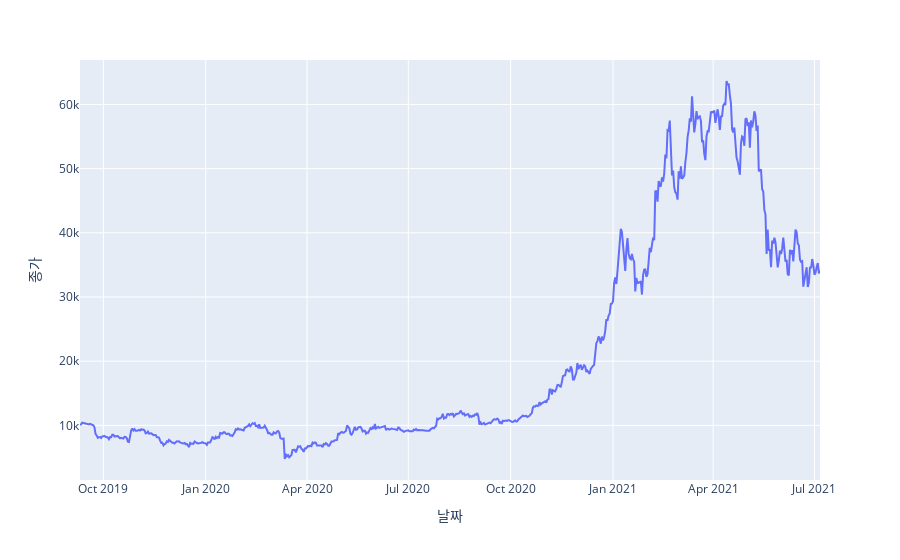

Notebook cell for this chart:
### Code cell
px.line(df, x=df.index, y="종가")

### Figure 1 — Plotly figure (JSON) as saved in the notebook; plotly's stock layout.template omitted (floating-point values rounded to 4 significant figures; data arrays with more than 128 entries replaced by an {"elided": "..."} marker saying what was removed)
{"data": [{"hovertemplate": "날짜=%{x}<br>종가=%{y}<extra></extra>", "legendgroup": "", "line": {"color": "#636efa", "dash": "solid"}, "mode": "lines", "name": "", "orientation": "v", "showlegend": false, "type": "scatter", "x": {"elided": "666 str values"}, "xaxis": "x", "y": {"elided": "666 float values"}, "yaxis": "y"}], "layout": {"legend": {"tracegroupgap": 0}, "margin": {"t": 60}, "xaxis": {"anchor": "y", "domain": [0, 1], "title": {"text": "날짜"}}, "yaxis": {"anchor": "x", "domain": [0, 1], "title": {"text": "종가"}}}}
